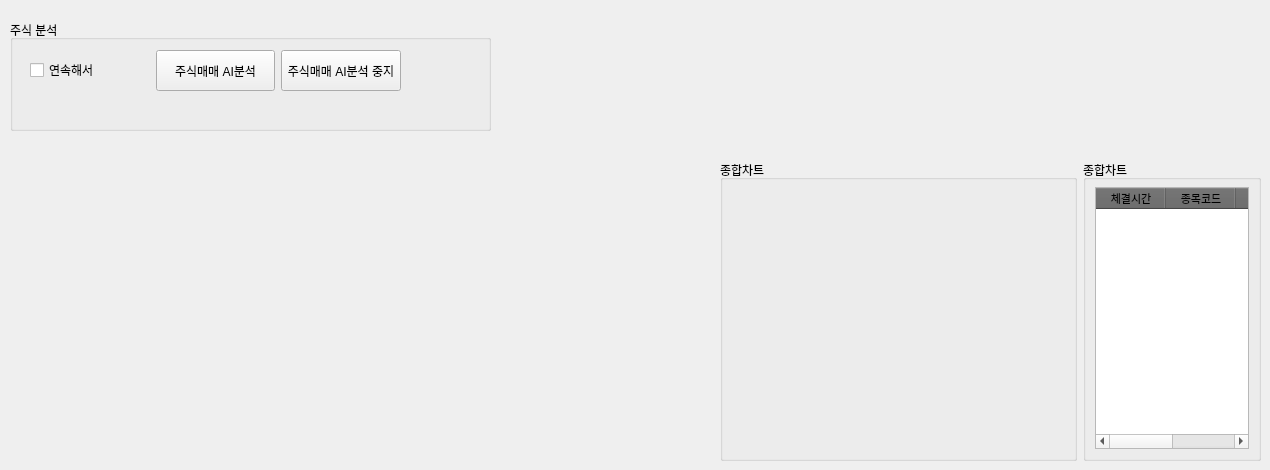
              <widget class="QWidget" name="tab_analysis">
               <attribute name="title">
                <string>주식 매매 분석</string>
               </attribute>
               <widget class="QGroupBox" name="groupBox_9">
                <property name="geometry">
                 <rect>
                  <x>10</x>
                  <y>20</y>
                  <width>481</width>
                  <height>111</height>
                 </rect>
                </property>
                <property name="title">
                 <string>주식 분석</string>
                </property>
                <widget class="QWidget" name="horizontalLayoutWidget_8">
                 <property name="geometry">
                  <rect>
                   <x>20</x>
                   <y>30</y>
                   <width>371</width>
                   <height>41</height>
                  </rect>
                 </property>
                 <layout class="QHBoxLayout" name="horizontalLayout_9">
                  <item>
                   <widget class="QCheckBox" name="ch_Force">
                    <property name="text">
                     <string>연속해서</string>
                    </property>
                   </widget>
                  </item>
                  <item>
                   <widget class="QPushButton" name="btn_AutoAnalysis">
                    <property name="sizePolicy">
                     <sizepolicy hsizetype="Minimum" vsizetype="Expanding">
                      <horstretch>0</horstretch>
                      <verstretch>0</verstretch>
                     </sizepolicy>
                    </property>
                    <property name="text">
                     <string>주식매매 AI분석</string>
                    </property>
                   </widget>
                  </item>
                  <item>
                   <widget class="QPushButton" name="btn_StopAnalysis">
                    <property name="sizePolicy">
                     <sizepolicy hsizetype="Minimum" vsizetype="Expanding">
                      <horstretch>0</horstretch>
                      <verstretch>0</verstretch>
                     </sizepolicy>
                    </property>
                    <property name="text">
                     <string>주식매매 AI분석 중지</string>
                    </property>
                   </widget>
                  </item>
                 </layout>
                </widget>
               </widget>
               <widget class="QWidget" name="horizontalLayoutWidget_3">
                <property name="geometry">
                 <rect>
                  <x>720</x>
                  <y>160</y>
                  <width>541</width>
                  <height>301</height>
                 </rect>
                </property>
                <layout class="QHBoxLayout" name="horizontalLayout_5" stretch="2,1">
                 <item>
                  <layout class="QVBoxLayout" name="verticalLayout_2">
                   <item>
                    <widget class="QGroupBox" name="groupBox_7">
                     <property name="font">
                      <font>
                       <family>Arial Narrow</family>
                      </font>
                     </property>
                     <property name="title">
                      <string>종합차트</string>
                     </property>
                     <widget class="QWidget" name="verticalLayoutWidget_10">
                      <property name="geometry">
                       <rect>
                        <x>9</x>
                        <y>24</y>
                        <width>596</width>
                        <height>346</height>
                       </rect>
                      </property>
                      <layout class="QVBoxLayout" name="chartlayout"/>
                     </widget>
                     <widget class="QWidget" name="verticalLayoutWidget_11">
                      <property name="geometry">
                       <rect>
                        <x>610</x>
                        <y>145</y>
                        <width>46</width>
                        <height>230</height>
                       </rect>
                      </property>
                      <layout class="QVBoxLayout" name="verticalLayout_11">
                       <property name="spacing">
                        <number>1</number>
                       </property>
                       <item>
                        <widget class="QRadioButton" name="chart_step_1">
                         <property name="text">
                          <string>1</string>
                         </property>
                        </widget>
                       </item>
                       <item>
                        <widget class="QRadioButton" name="chart_step_3">
                         <property name="text">
                          <string>3</string>
                         </property>
                         <property name="checked">
                          <bool>true</bool>
                         </property>
                        </widget>
                       </item>
                       <item>
                        <widget class="QRadioButton" name="chart_step_5">
                         <property name="text">
                          <string>5</string>
                         </property>
                        </widget>
                       </item>
                       <item>
                        <widget class="QRadioButton" name="chart_step_10">
                         <property name="text">
                          <string>10</string>
                         </property>
                        </widget>
                       </item>
                       <item>
                        <widget class="QRadioButton" name="chart_step_15">
                         <property name="text">
                          <string>15</string>
                         </property>
                        </widget>
                       </item>
                       <item>
                        <widget class="QRadioButton" name="chart_step_20">
                         <property name="text">
                          <string>20</string>
                         </property>
                        </widget>
                       </item>
                       <item>
                        <widget class="QRadioButton" name="chart_step_30">
                         <property name="text">
                          <string>30</string>
                         </property>
                        </widget>
                       </item>
                       <item>
                        <widget class="QRadioButton" name="chart_step_45">
                         <property name="text">
                          <string>45</string>
                         </property>
                        </widget>
                       </item>
                       <item>
                        <widget class="QRadioButton" name="chart_step_60">
                         <property name="text">
                          <string>60</string>
                         </property>
                        </widget>
                       </item>
                      </layout>
                     </widget>
                     <widget class="QWidget" name="verticalLayoutWidget_12">
                      <property name="geometry">
                       <rect>
                        <x>611</x>
                        <y>20</y>
                        <width>46</width>
                        <height>122</height>
                       </rect>
                      </property>
                      <layout class="QVBoxLayout" name="verticalLayout_12">
                       <item>
                        <widget class="QSplitter" name="splitter">
                         <property name="orientation">
                          <enum>Qt::Vertical</enum>
                         </property>
                         <widget class="QRadioButton" name="rd_chart_tick">
                          <property name="text">
                           <string>틱</string>
                          </property>
                         </widget>
                         <widget class="QRadioButton" name="rd_chart_min">
                          <property name="text">
                           <string>분</string>
                          </property>
                         </widget>
                         <widget class="QRadioButton" name="rd_chart_day">
                          <property name="text">
                           <string>일</string>
                          </property>
                          <property name="checked">
                           <bool>true</bool>
                          </property>
                         </widget>
                         <widget class="QRadioButton" name="rd_chart_week">
                          <property name="text">
                           <string>주</string>
                          </property>
                         </widget>
                         <widget class="QRadioButton" name="rd_chart_month">
                          <property name="text">
                           <string>월</string>
                          </property>
                         </widget>
                        </widget>
                       </item>
                      </layout>
                     </widget>
                    </widget>
                   </item>
                  </layout>
                 </item>
                 <item>
                  <layout class="QVBoxLayout" name="verticalLayout_3">
                   <item>
                    <widget class="QGroupBox" name="groupBox_8">
                     <property name="font">
                      <font>
                       <family>Arial Narrow</family>
                      </font>
                     </property>
                     <property name="title">
                      <string>종합차트</string>
                     </property>
                     <layout class="QVBoxLayout" name="verticalLayout_4">
                      <item>
                       <widget class="QTableWidget" name="tbl_trade_log">
                        <property name="font">
                         <font>
                          <family>맑은 고딕</family>
                          <pointsize>8</pointsize>
                         </font>
                        </property>
                        <property name="styleSheet">
                         <string notr="true">::section{Background-color:rgb(100,100,100)}</string>
                        </property>
                        <property name="selectionBehavior">
                         <enum>QAbstractItemView::SelectRows</enum>
                        </property>
                        <attribute name="horizontalHeaderDefaultSectionSize">
                         <number>70</number>
                        </attribute>
                        <attribute name="horizontalHeaderHighlightSections">
                         <bool>false</bool>
                        </attribute>
                        <attribute name="horizontalHeaderMinimumSectionSize">
                         <number>24</number>
                        </attribute>
                        <attribute name="verticalHeaderVisible">
                         <bool>false</bool>
                        </attribute>
                        <attribute name="verticalHeaderDefaultSectionSize">
                         <number>18</number>
                        </attribute>
                        <attribute name="verticalHeaderMinimumSectionSize">
                         <number>15</number>
                        </attribute>
                        <column>
                         <property name="text">
                          <string>체결시간</string>
                         </property>
                        </column>
                        <column>
                         <property name="text">
                          <string>종목코드</string>
                         </property>
                        </column>
                        <column>
                         <property name="text">
                          <string>종목명</string>
                         </property>
                        </column>
                        <column>
                         <property name="text">
                          <string>체결내용</string>
                         </property>
                        </column>
                       </widget>
                      </item>
                     </layout>
                    </widget>
                   </item>
                  </layout>
                 </item>
                </layout>
               </widget>
              </widget>
